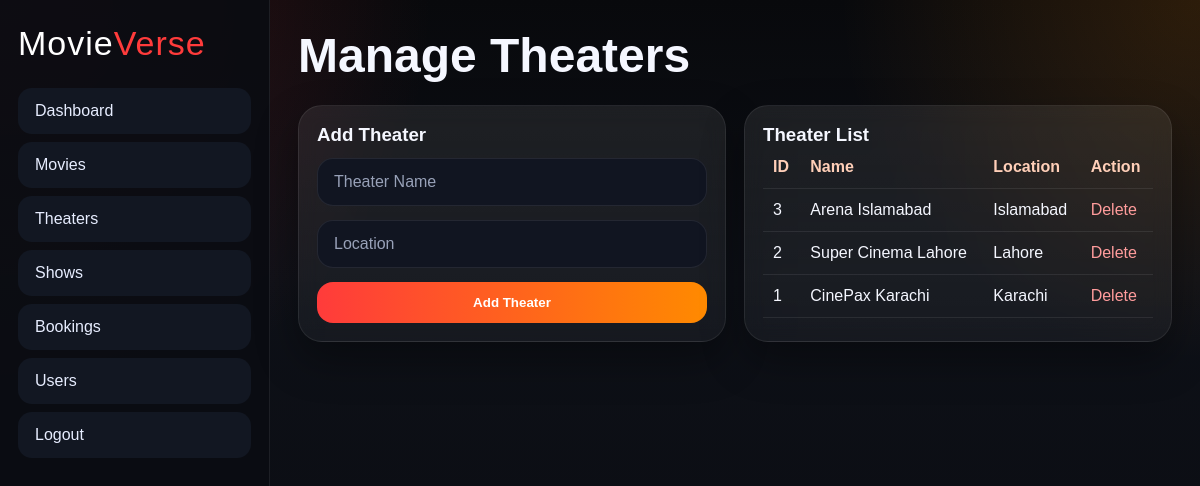
The app's page /admin/theaters.php (signed in) with its own data.
### tables this page shows
CREATE TABLE `theaters` (
  `id` int(11) NOT NULL,
  `theater_name` varchar(120) NOT NULL,
  `location` varchar(150) NOT NULL,
  `created_at` timestamp NOT NULL DEFAULT current_timestamp()
);

### admin/theaters.php (the view, shortened to what this page needs)
<?php
include "../includes/db.php";
$theaters = mysqli_query($conn, "SELECT * FROM theaters ORDER BY id DESC");
?>
<!DOCTYPE html>
<html lang="en">
<head>
    <link rel="stylesheet" href="/TRY/assets/style.css">
</head>
<body>
<div class="admin-shell">
    <aside class="sidebar">
        <a href="dashboard.php" class="logo">Movie<span>Verse</span></a>
        <nav class="side-nav">
            <a href="dashboard.php">Dashboard</a>
            <a href="movies.php">Movies</a>
            <a href="theaters.php">Theaters</a>
            <a href="shows.php">Shows</a>
            <a href="booking.php">Bookings</a>
            <a href="users.php">Users</a>
            <a href="logout.php">Logout</a>
        </nav>
    </aside>
    <main class="admin-main">
        <div class="admin-header"><h1>Manage Theaters</h1></div>
        <div class="admin-grid-2">
            <div class="glass panel">
                <h3>Add Theater</h3>
                <form method="POST" class="form-grid">
                    <input type="text" name="theater_name" placeholder="Theater Name" required>
                    <input type="text" name="location" placeholder="Location" required>
                    <button class="btn btn-primary" type="submit" name="add_theater">Add Theater</button>
                </form>
            </div>
            <div class="glass panel">
                <h3>Theater List</h3>
                <div class="table-wrap">
                    <table>
                        <tr>
                            <th>ID</th>
                            <th>Name</th>
                            <th>Location</th>
                            <th>Action</th>
                        </tr>
                        <?php while($row = mysqli_fetch_assoc($theaters)): ?>
                            <tr>
                                <td><?= $row['id'] ?></td>
                                <td><?= ($row['theater_name']) ?></td>
                                <td><?= ($row['location']) ?></td>
                                <td><a class="danger-link" href="?delete=<?= $row['id'] ?>">Delete</a></td>
                            </tr>
                        <?php endwhile; ?>
                    </table>
                </div>
            </div>
        </div>
    </main>
</div>
</body>
</html>

### assets/style.css (style rules this page uses)
:root { --bg:#09090d; --panel:#11131b; --panel2:#171b27; --text:#f5f7ff; --muted:#b6bed3; --line:rgba(255,255,255,.08); --primary:#ff3b3b; --primary2:#ff8a00; --shadow:0 18px 40px rgba(0,0,0,.35); }
* { margin:0; padding:0; box-sizing:border-box; }
body { font-family:'Poppins',sans-serif; background: radial-gradient(circle at top left, rgba(255,59,59,.20), transparent 30%), radial-gradient(circle at top right, rgba(255,138,0,.15), transparent 25%), linear-gradient(180deg,#08090c,#0e1118 35%,#090a0f); color:var(--text); min-height:100vh; }
a { text-decoration:none; color:inherit; }
.logo { font-family:'Bebas Neue',sans-serif; font-size:34px; letter-spacing:1px; text-decoration:none; color:#fff; line-height:1; }
.logo span { color:var(--primary); }
.glass { background:linear-gradient(180deg,rgba(255,255,255,.08),rgba(255,255,255,.04)); border:1px solid var(--line); box-shadow:var(--shadow); border-radius:24px; backdrop-filter:blur(10px); }
.btn { display:inline-flex; align-items:center; justify-content:center; gap:8px; border:none; cursor:pointer; padding:13px 20px; border-radius:16px; font-weight:600; transition:.25s; }
.btn-primary { color:white; background:linear-gradient(90deg,var(--primary),var(--primary2)); }
.show-card, .feature, .panel, .dashboard-card { padding:18px; }
.form-grid { display:grid; gap:14px; margin-top:12px; }
input,select,textarea { width:100%; padding:14px 16px; border-radius:16px; border:1px solid var(--line); background:#111521; color:#fff; outline:none; font:inherit; }
input::placeholder, textarea::placeholder { color:#98a1b8; }
.admin-shell { display:grid; grid-template-columns:270px 1fr; min-height:100vh; }
.sidebar { position:sticky; top:0; height:100vh; padding:26px 18px; background:rgba(10,12,18,.92); border-right:1px solid var(--line); }
.side-nav { display:grid; gap:8px; margin-top:28px; }
.side-nav a { padding:13px 16px; border-radius:14px; background:#121722; border:1px solid transparent; color:#e7edff; }
.admin-main { padding:28px; }
.admin-header { display:flex; justify-content:space-between; align-items:center; margin-bottom:22px; gap:20px; }
.admin-header h1 { font-family:'Bebas Neue',sans-serif; font-size:3rem; }
.admin-grid-2 { display:grid; grid-template-columns:1fr 1fr; gap:18px; }
.table-wrap { overflow:auto; }
table { width:100%; border-collapse:collapse; }
table th, table td { padding:12px 10px; border-bottom:1px solid var(--line); text-align:left; }
table th { color:#ffcfb8; }
.danger-link { color:#ff9c9c; }

### records on screen
theaters: id "3", theater_name "Arena Islamabad", location "Islamabad"
theaters: id "2", theater_name "Super Cinema Lahore", location "Lahore"
theaters: id "1", theater_name "CinePax Karachi", location "Karachi"
